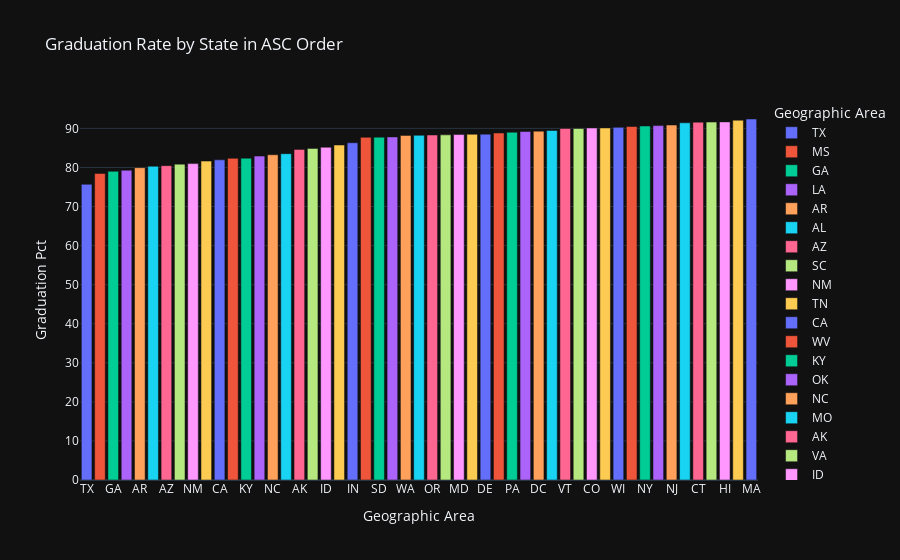

The cell this chart's notebook holds for it:
### Code cell
df_pct_completed_hs['percent_completed_hs'] = pd.to_numeric(df_pct_completed_hs['percent_completed_hs'],errors='coerce')
df_pct_completed_hs.dropna(inplace=True)

df_pct_completed_hs = df_pct_completed_hs.groupby('Geographic Area')['percent_completed_hs'].mean().sort_values(ascending=True).reset_index()

fig = px.bar(df_pct_completed_hs,x='Geographic Area',y='percent_completed_hs',color='Geographic Area',title='Graduation Rate by State in ASC Order',
             labels={'percent_completed_hs':'Graduation Pct'})

fig.layout.template = 'plotly_dark'
fig.show()

### Figure 1 — Plotly figure (JSON) as saved in the notebook; plotly's stock layout.template omitted (floating-point values rounded to 4 significant figures)
{"data": [{"hovertemplate": "Geographic Area=%{x}<br>Graduation Pct=%{y}<extra></extra>", "legendgroup": "TX", "marker": {"color": "#636efa", "pattern": {"shape": ""}}, "name": "TX", "orientation": "v", "showlegend": true, "textposition": "auto", "type": "bar", "x": ["TX"], "xaxis": "x", "y": [75.69], "yaxis": "y"}, {"hovertemplate": "Geographic Area=%{x}<br>Graduation Pct=%{y}<extra></extra>", "legendgroup": "MS", "marker": {"color": "#EF553B", "pattern": {"shape": ""}}, "name": "MS", "orientation": "v", "showlegend": true, "textposition": "auto", "type": "bar", "x": ["MS"], "xaxis": "x", "y": [78.47], "yaxis": "y"}, {"hovertemplate": "Geographic Area=%{x}<br>Graduation Pct=%{y}<extra></extra>", "legendgroup": "GA", "marker": {"color": "#00cc96", "pattern": {"shape": ""}}, "name": "GA", "orientation": "v", "showlegend": true, "textposition": "auto", "type": "bar", "x": ["GA"], "xaxis": "x", "y": [79.01], "yaxis": "y"}, {"hovertemplate": "Geographic Area=%{x}<br>Graduation Pct=%{y}<extra></extra>", "legendgroup": "LA", "marker": {"color": "#ab63fa", "pattern": {"shape": ""}}, "name": "LA", "orientation": "v", "showlegend": true, "textposition": "auto", "type": "bar", "x": ["LA"], "xaxis": "x", "y": [79.29], "yaxis": "y"}, {"hovertemplate": "Geographic Area=%{x}<br>Graduation Pct=%{y}<extra></extra>", "legendgroup": "AR", "marker": {"color": "#FFA15A", "pattern": {"shape": ""}}, "name": "AR", "orientation": "v", "showlegend": true, "textposition": "auto", "type": "bar", "x": ["AR"], "xaxis": "x", "y": [79.95], "yaxis": "y"}, {"hovertemplate": "Geographic Area=%{x}<br>Graduation Pct=%{y}<extra></extra>", "legendgroup": "AL", "marker": {"color": "#19d3f3", "pattern": {"shape": ""}}, "name": "AL", "orientation": "v", "showlegend": true, "textposition": "auto", "type": "bar", "x": ["AL"], "xaxis": "x", "y": [80.3], "yaxis": "y"}, {"hovertemplate": "Geographic Area=%{x}<br>Graduation Pct=%{y}<extra></extra>", "legendgroup": "AZ", "marker": {"color": "#FF6692", "pattern": {"shape": ""}}, "name": "AZ", "orientation": "v", "showlegend": true, "textposition": "auto", "type": "bar", "x": ["AZ"], "xaxis": "x", "y": [80.47], "yaxis": "y"}, {"hovertemplate": "Geographic Area=%{x}<br>Graduation Pct=%{y}<extra></extra>", "legendgroup": "SC", "marker": {"color": "#B6E880", "pattern": {"shape": ""}}, "name": "SC", "orientation": "v", "showlegend": true, "textposition": "auto", "type": "bar", "x": ["SC"], "xaxis": "x", "y": [80.85], "yaxis": "y"}, {"hovertemplate": "Geographic Area=%{x}<br>Graduation Pct=%{y}<extra></extra>", "legendgroup": "NM", "marker": {"color": "#FF97FF", "pattern": {"shape": ""}}, "name": "NM", "orientation": "v", "showlegend": true, "textposition": "auto", "type": "bar", "x": ["NM"], "xaxis": "x", "y": [80.98], "yaxis": "y"}, {"hovertemplate": "Geographic Area=%{x}<br>Graduation Pct=%{y}<extra></extra>", "legendgroup": "TN", "marker": {"color": "#FECB52", "pattern": {"shape": ""}}, "name": "TN", "orientation": "v", "showlegend": true, "textposition": "auto", "type": "bar", "x": ["TN"], "xaxis": "x", "y": [81.63], "yaxis": "y"}, {"hovertemplate": "Geographic Area=%{x}<br>Graduation Pct=%{y}<extra></extra>", "legendgroup": "CA", "marker": {"color": "#636efa", "pattern": {"shape": ""}}, "name": "CA", "orientation": "v", "showlegend": true, "textposition": "auto", "type": "bar", "x": ["CA"], "xaxis": "x", "y": [81.96], "yaxis": "y"}, {"hovertemplate": "Geographic Area=%{x}<br>Graduation Pct=%{y}<extra></extra>", "legendgroup": "WV", "marker": {"color": "#EF553B", "pattern": {"shape": ""}}, "name": "WV", "orientation": "v", "showlegend": true, "textposition": "auto", "type": "bar", "x": ["WV"], "xaxis": "x", "y": [82.35], "yaxis": "y"}, {"hovertemplate": "Geographic Area=%{x}<br>Graduation Pct=%{y}<extra></extra>", "legendgroup": "KY", "marker": {"color": "#00cc96", "pattern": {"shape": ""}}, "name": "KY", "orientation": "v", "showlegend": true, "textposition": "auto", "type": "bar", "x": ["KY"], "xaxis": "x", "y": [82.37], "yaxis": "y"}, {"hovertemplate": "Geographic Area=%{x}<br>Graduation Pct=%{y}<extra></extra>", "legendgroup": "OK", "marker": {"color": "#ab63fa", "pattern": {"shape": ""}}, "name": "OK", "orientation": "v", "showlegend": true, "textposition": "auto", "type": "bar", "x": ["OK"], "xaxis": "x", "y": [82.91], "yaxis": "y"}, {"hovertemplate": "Geographic Area=%{x}<br>Graduation Pct=%{y}<extra></extra>", "legendgroup": "NC", "marker": {"color": "#FFA15A", "pattern": {"shape": ""}}, "name": "NC", "orientation": "v", "showlegend": true, "textposition": "auto", "type": "bar", "x": ["NC"], "xaxis": "x", "y": [83.25], "yaxis": "y"}, {"hovertemplate": "Geographic Area=%{x}<br>Graduation Pct=%{y}<extra></extra>", "legendgroup": "MO", "marker": {"color": "#19d3f3", "pattern": {"shape": ""}}, "name": "MO", "orientation": "v", "showlegend": true, "textposition": "auto", "type": "bar", "x": ["MO"], "xaxis": "x", "y": [83.52], "yaxis": "y"}, {"hovertemplate": "Geographic Area=%{x}<br>Graduation Pct=%{y}<extra></extra>", "legendgroup": "AK", "marker": {"color": "#FF6692", "pattern": {"shape": ""}}, "name": "AK", "orientation": "v", "showlegend": true, "textposition": "auto", "type": "bar", "x": ["AK"], "xaxis": "x", "y": [84.63], "yaxis": "y"}, {"hovertemplate": "Geographic Area=%{x}<br>Graduation Pct=%{y}<extra></extra>", "legendgroup": "VA", "marker": {"color": "#B6E880", "pattern": {"shape": ""}}, "name": "VA", "orientation": "v", "showlegend": true, "textposition": "auto", "type": "bar", "x": ["VA"], "xaxis": "x", "y": [84.88], "yaxis": "y"}, {"hovertemplate": "Geographic Area=%{x}<br>Graduation Pct=%{y}<extra></extra>", "legendgroup": "ID", "marker": {"color": "#FF97FF", "pattern": {"shape": ""}}, "name": "ID", "orientation": "v", "showlegend": true, "textposition": "auto", "type": "bar", "x": ["ID"], "xaxis": "x", "y": [85.17], "yaxis": "y"}, {"hovertemplate": "Geographic Area=%{x}<br>Graduation Pct=%{y}<extra></extra>", "legendgroup": "FL", "marker": {"color": "#FECB52", "pattern": {"shape": ""}}, "name": "FL", "orientation": "v", "showlegend": true, "textposition": "auto", "type": "bar", "x": ["FL"], "xaxis": "x", "y": [85.74], "yaxis": "y"}, {"hovertemplate": "Geographic Area=%{x}<br>Graduation Pct=%{y}<extra></extra>", "legendgroup": "IN", "marker": {"color": "#636efa", "pattern": {"shape": ""}}, "name": "IN", "orientation": "v", "showlegend": true, "textposition": "auto", "type": "bar", "x": ["IN"], "xaxis": "x", "y": [86.32], "yaxis": "y"}, {"hovertemplate": "Geographic Area=%{x}<br>Graduation Pct=%{y}<extra></extra>", "legendgroup": "NV", "marker": {"color": "#EF553B", "pattern": {"shape": ""}}, "name": "NV", "orientation": "v", "showlegend": true, "textposition": "auto", "type": "bar", "x": ["NV"], "xaxis": "x", "y": [87.72], "yaxis": "y"}, {"hovertemplate": "Geographic Area=%{x}<br>Graduation Pct=%{y}<extra></extra>", "legendgroup": "SD", "marker": {"color": "#00cc96", "pattern": {"shape": ""}}, "name": "SD", "orientation": "v", "showlegend": true, "textposition": "auto", "type": "bar", "x": ["SD"], "xaxis": "x", "y": [87.75], "yaxis": "y"}, {"hovertemplate": "Geographic Area=%{x}<br>Graduation Pct=%{y}<extra></extra>", "legendgroup": "ND", "marker": {"color": "#ab63fa", "pattern": {"shape": ""}}, "name": "ND", "orientation": "v", "showlegend": true, "textposition": "auto", "type": "bar", "x": ["ND"], "xaxis": "x", "y": [87.82], "yaxis": "y"}, {"hovertemplate": "Geographic Area=%{x}<br>Graduation Pct=%{y}<extra></extra>", "legendgroup": "WA", "marker": {"color": "#FFA15A", "pattern": {"shape": ""}}, "name": "WA", "orientation": "v", "showlegend": true, "textposition": "auto", "type": "bar", "x": ["WA"], "xaxis": "x", "y": [88.2], "yaxis": "y"}, {"hovertemplate": "Geographic Area=%{x}<br>Graduation Pct=%{y}<extra></extra>", "legendgroup": "KS", "marker": {"color": "#19d3f3", "pattern": {"shape": ""}}, "name": "KS", "orientation": "v", "showlegend": true, "textposition": "auto", "type": "bar", "x": ["KS"], "xaxis": "x", "y": [88.23], "yaxis": "y"}, {"hovertemplate": "Geographic Area=%{x}<br>Graduation Pct=%{y}<extra></extra>", "legendgroup": "OR", "marker": {"color": "#FF6692", "pattern": {"shape": ""}}, "name": "OR", "orientation": "v", "showlegend": true, "textposition": "auto", "type": "bar", "x": ["OR"], "xaxis": "x", "y": [88.3], "yaxis": "y"}, {"hovertemplate": "Geographic Area=%{x}<br>Graduation Pct=%{y}<extra></extra>", "legendgroup": "OH", "marker": {"color": "#B6E880", "pattern": {"shape": ""}}, "name": "OH", "orientation": "v", "showlegend": true, "textposition": "auto", "type": "bar", "x": ["OH"], "xaxis": "x", "y": [88.34], "yaxis": "y"}, {"hovertemplate": "Geographic Area=%{x}<br>Graduation Pct=%{y}<extra></extra>", "legendgroup": "MD", "marker": {"color": "#FF97FF", "pattern": {"shape": ""}}, "name": "MD", "orientation": "v", "showlegend": true, "textposition": "auto", "type": "bar", "x": ["MD"], "xaxis": "x", "y": [88.42], "yaxis": "y"}, {"hovertemplate": "Geographic Area=%{x}<br>Graduation Pct=%{y}<extra></extra>", "legendgroup": "IL", "marker": {"color": "#FECB52", "pattern": {"shape": ""}}, "name": "IL", "orientation": "v", "showlegend": true, "textposition": "auto", "type": "bar", "x": ["IL"], "xaxis": "x", "y": [88.48], "yaxis": "y"}, {"hovertemplate": "Geographic Area=%{x}<br>Graduation Pct=%{y}<extra></extra>", "legendgroup": "DE", "marker": {"color": "#636efa", "pattern": {"shape": ""}}, "name": "DE", "orientation": "v", "showlegend": true, "textposition": "auto", "type": "bar", "x": ["DE"], "xaxis": "x", "y": [88.52], "yaxis": "y"}, {"hovertemplate": "Geographic Area=%{x}<br>Graduation Pct=%{y}<extra></extra>", "legendgroup": "RI", "marker": {"color": "#EF553B", "pattern": {"shape": ""}}, "name": "RI", "orientation": "v", "showlegend": true, "textposition": "auto", "type": "bar", "x": ["RI"], "xaxis": "x", "y": [88.82], "yaxis": "y"}, {"hovertemplate": "Geographic Area=%{x}<br>Graduation Pct=%{y}<extra></extra>", "legendgroup": "PA", "marker": {"color": "#00cc96", "pattern": {"shape": ""}}, "name": "PA", "orientation": "v", "showlegend": true, "textposition": "auto", "type": "bar", "x": ["PA"], "xaxis": "x", "y": [89.02], "yaxis": "y"}, {"hovertemplate": "Geographic Area=%{x}<br>Graduation Pct=%{y}<extra></extra>", "legendgroup": "MI", "marker": {"color": "#ab63fa", "pattern": {"shape": ""}}, "name": "MI", "orientation": "v", "showlegend": true, "textposition": "auto", "type": "bar", "x": ["MI"], "xaxis": "x", "y": [89.21], "yaxis": "y"}, {"hovertemplate": "Geographic Area=%{x}<br>Graduation Pct=%{y}<extra></extra>", "legendgroup": "DC", "marker": {"color": "#FFA15A", "pattern": {"shape": ""}}, "name": "DC", "orientation": "v", "showlegend": true, "textposition": "auto", "type": "bar", "x": ["DC"], "xaxis": "x", "y": [89.3], "yaxis": "y"}, {"hovertemplate": "Geographic Area=%{x}<br>Graduation Pct=%{y}<extra></extra>", "legendgroup": "MN", "marker": {"color": "#19d3f3", "pattern": {"shape": ""}}, "name": "MN", "orientation": "v", "showlegend": true, "textposition": "auto", "type": "bar", "x": ["MN"], "xaxis": "x", "y": [89.47], "yaxis": "y"}, {"hovertemplate": "Geographic Area=%{x}<br>Graduation Pct=%{y}<extra></extra>", "legendgroup": "VT", "marker": {"color": "#FF6692", "pattern": {"shape": ""}}, "name": "VT", "orientation": "v", "showlegend": true, "textposition": "auto", "type": "bar", "x": ["VT"], "xaxis": "x", "y": [89.98], "yaxis": "y"}, {"hovertemplate": "Geographic Area=%{x}<br>Graduation Pct=%{y}<extra></extra>", "legendgroup": "NE", "marker": {"color": "#B6E880", "pattern": {"shape": ""}}, "name": "NE", "orientation": "v", "showlegend": true, "textposition": "auto", "type": "bar", "x": ["NE"], "xaxis": "x", "y": [89.99], "yaxis": "y"}, {"hovertemplate": "Geographic Area=%{x}<br>Graduation Pct=%{y}<extra></extra>", "legendgroup": "CO", "marker": {"color": "#FF97FF", "pattern": {"shape": ""}}, "name": "CO", "orientation": "v", "showlegend": true, "textposition": "auto", "type": "bar", "x": ["CO"], "xaxis": "x", "y": [90.11], "yaxis": "y"}, {"hovertemplate": "Geographic Area=%{x}<br>Graduation Pct=%{y}<extra></extra>", "legendgroup": "IA", "marker": {"color": "#FECB52", "pattern": {"shape": ""}}, "name": "IA", "orientation": "v", "showlegend": true, "textposition": "auto", "type": "bar", "x": ["IA"], "xaxis": "x", "y": [90.11], "yaxis": "y"}, {"hovertemplate": "Geographic Area=%{x}<br>Graduation Pct=%{y}<extra></extra>", "legendgroup": "WI", "marker": {"color": "#636efa", "pattern": {"shape": ""}}, "name": "WI", "orientation": "v", "showlegend": true, "textposition": "auto", "type": "bar", "x": ["WI"], "xaxis": "x", "y": [90.26], "yaxis": "y"}, {"hovertemplate": "Geographic Area=%{x}<br>Graduation Pct=%{y}<extra></extra>", "legendgroup": "MT", "marker": {"color": "#EF553B", "pattern": {"shape": ""}}, "name": "MT", "orientation": "v", "showlegend": true, "textposition": "auto", "type": "bar", "x": ["MT"], "xaxis": "x", "y": [90.49], "yaxis": "y"}, {"hovertemplate": "Geographic Area=%{x}<br>Graduation Pct=%{y}<extra></extra>", "legendgroup": "NY", "marker": {"color": "#00cc96", "pattern": {"shape": ""}}, "name": "NY", "orientation": "v", "showlegend": true, "textposition": "auto", "type": "bar", "x": ["NY"], "xaxis": "x", "y": [90.61], "yaxis": "y"}, {"hovertemplate": "Geographic Area=%{x}<br>Graduation Pct=%{y}<extra></extra>", "legendgroup": "NH", "marker": {"color": "#ab63fa", "pattern": {"shape": ""}}, "name": "NH", "orientation": "v", "showlegend": true, "textposition": "auto", "type": "bar", "x": ["NH"], "xaxis": "x", "y": [90.71], "yaxis": "y"}, {"hovertemplate": "Geographic Area=%{x}<br>Graduation Pct=%{y}<extra></extra>", "legendgroup": "NJ", "marker": {"color": "#FFA15A", "pattern": {"shape": ""}}, "name": "NJ", "orientation": "v", "showlegend": true, "textposition": "auto", "type": "bar", "x": ["NJ"], "xaxis": "x", "y": [90.85], "yaxis": "y"}, {"hovertemplate": "Geographic Area=%{x}<br>Graduation Pct=%{y}<extra></extra>", "legendgroup": "ME", "marker": {"color": "#19d3f3", "pattern": {"shape": ""}}, "name": "ME", "orientation": "v", "showlegend": true, "textposition": "auto", "type": "bar", "x": ["ME"], "xaxis": "x", "y": [91.43], "yaxis": "y"}, {"hovertemplate": "Geographic Area=%{x}<br>Graduation Pct=%{y}<extra></extra>", "legendgroup": "CT", "marker": {"color": "#FF6692", "pattern": {"shape": ""}}, "name": "CT", "orientation": "v", "showlegend": true, "textposition": "auto", "type": "bar", "x": ["CT"], "xaxis": "x", "y": [91.59], "yaxis": "y"}, {"hovertemplate": "Geographic Area=%{x}<br>Graduation Pct=%{y}<extra></extra>", "legendgroup": "UT", "marker": {"color": "#B6E880", "pattern": {"shape": ""}}, "name": "UT", "orientation": "v", "showlegend": true, "textposition": "auto", "type": "bar", "x": ["UT"], "xaxis": "x", "y": [91.62], "yaxis": "y"}, {"hovertemplate": "Geographic Area=%{x}<br>Graduation Pct=%{y}<extra></extra>", "legendgroup": "HI", "marker": {"color": "#FF97FF", "pattern": {"shape": ""}}, "name": "HI", "orientation": "v", "showlegend": true, "textposition": "auto", "type": "bar", "x": ["HI"], "xaxis": "x", "y": [91.67], "yaxis": "y"}, {"hovertemplate": "Geographic Area=%{x}<br>Graduation Pct=%{y}<extra></extra>", "legendgroup": "WY", "marker": {"color": "#FECB52", "pattern": {"shape": ""}}, "name": "WY", "orientation": "v", "showlegend": true, "textposition": "auto", "type": "bar", "x": ["WY"], "xaxis": "x", "y": [92.1], "yaxis": "y"}, {"hovertemplate": "Geographic Area=%{x}<br>Graduation Pct=%{y}<extra></extra>", "legendgroup": "MA", "marker": {"color": "#636efa", "pattern": {"shape": ""}}, "name": "MA", "orientation": "v", "showlegend": true, "textposition": "auto", "type": "bar", "x": ["MA"], "xaxis": "x", "y": [92.4], "yaxis": "y"}], "layout": {"barmode": "relative", "legend": {"title": {"text": "Geographic Area"}, "tracegroupgap": 0}, "title": {"text": "Graduation Rate by State in ASC Order"}, "xaxis": {"anchor": "y", "categoryarray": ["TX", "MS", "GA", "LA", "AR", "AL", "AZ", "SC", "NM", "TN", "CA", "WV", "KY", "OK", "NC", "MO", "AK", "VA", "ID", "FL", "IN", "NV", "SD", "ND", "WA", "KS", "OR", "OH", "MD", "IL", "DE", "RI", "PA", "MI", "DC", "MN", "VT", "NE", "CO", "IA", "WI", "MT", "NY", "NH", "NJ", "ME", "CT", "UT", "HI", "WY", "MA"], "categoryorder": "array", "domain": [0, 1], "title": {"text": "Geographic Area"}}, "yaxis": {"anchor": "x", "domain": [0, 1], "title": {"text": "Graduation Pct"}}}}
